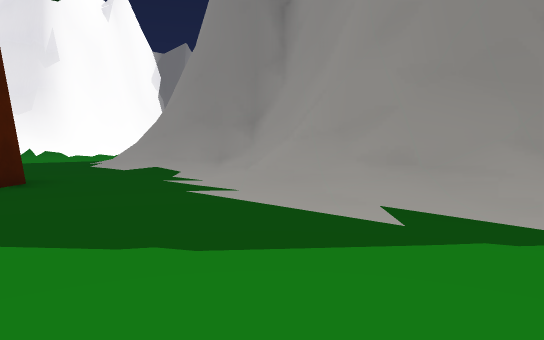
view 1 (above)

24 first-person views from a walk through a Unity game level. The camera is 1.2 m above the floor, tilts 4° down and sees 70° across. The floor is counted in squares, 2 m on a side. Each view is taken from the middle of a square. On the plan, view 1 faces up. The plan holds only what a view shows up to about 11 squares ahead; the rest is blank. The place goes on beyond the plan. The player character is not drawn.

view 2
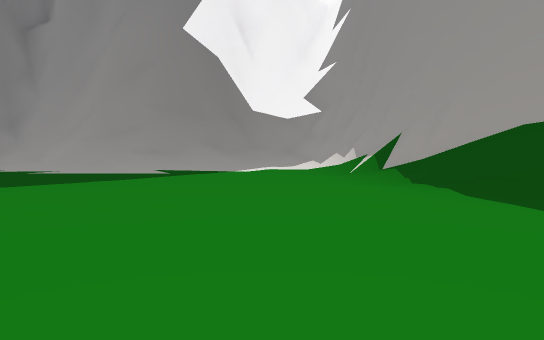

view 3
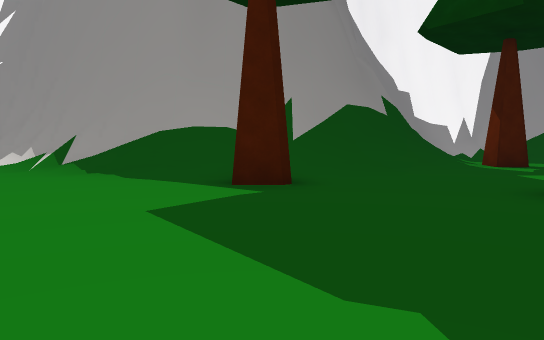

view 4
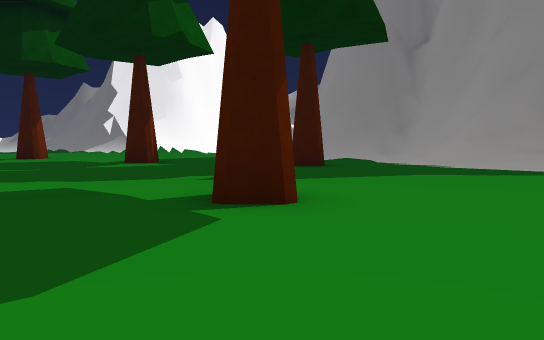

view 5
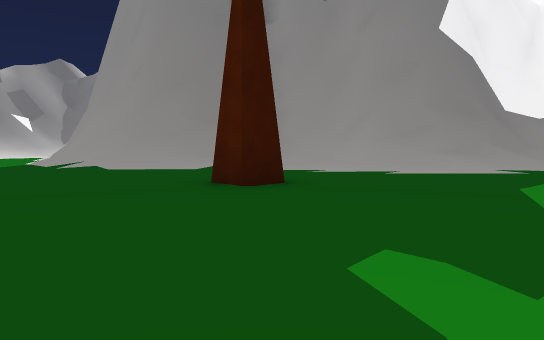

view 6
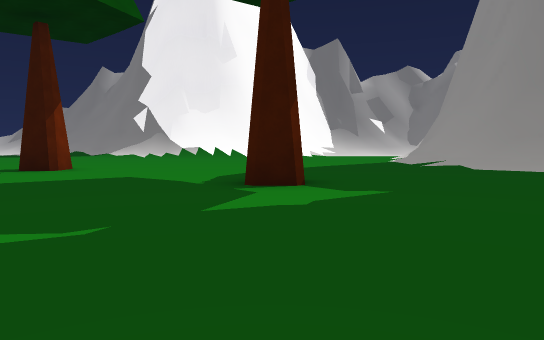

view 7
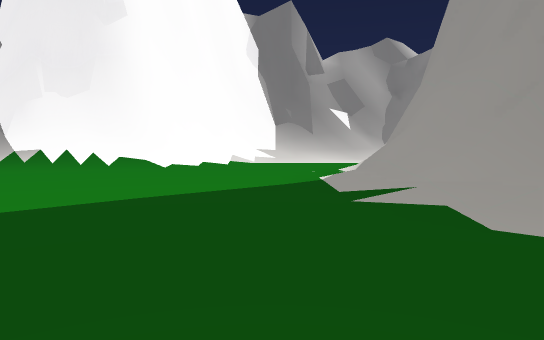

view 8
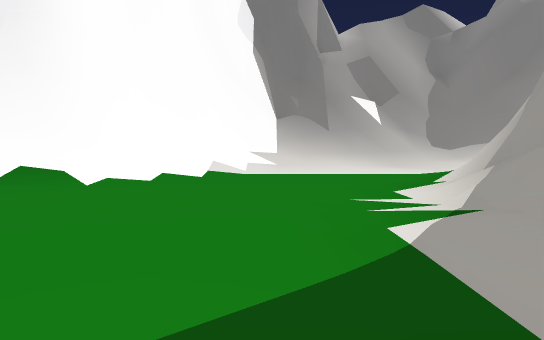

view 9
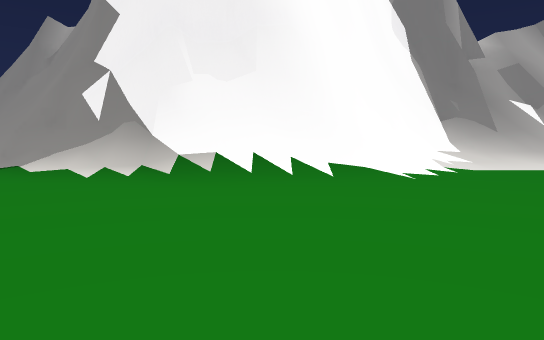

view 10
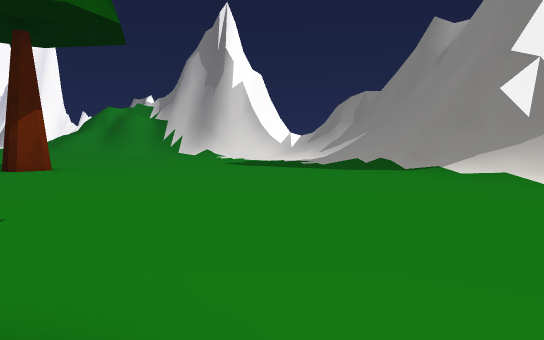

view 11
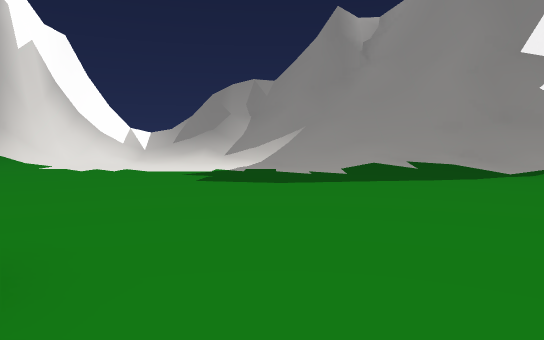

view 12
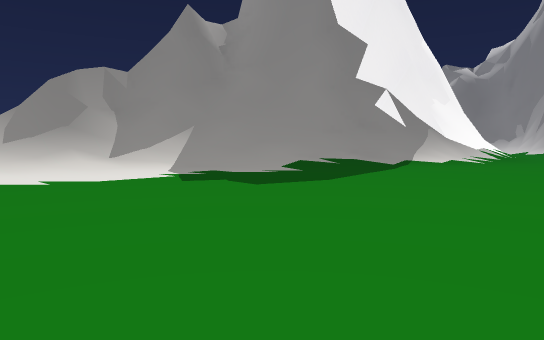

view 13
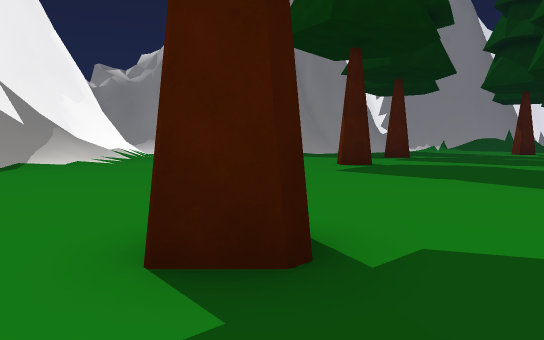

view 14
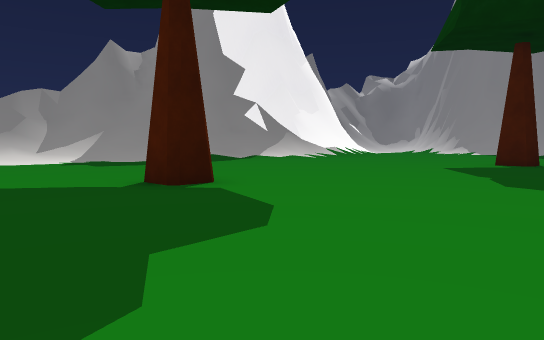

view 15
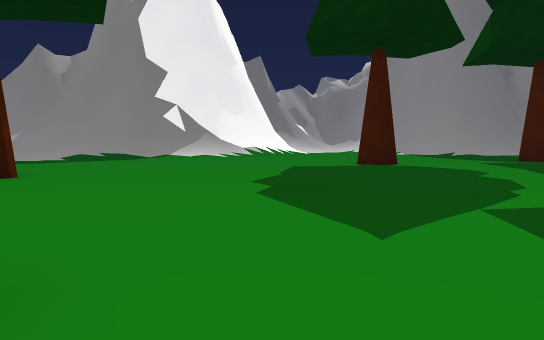

view 16
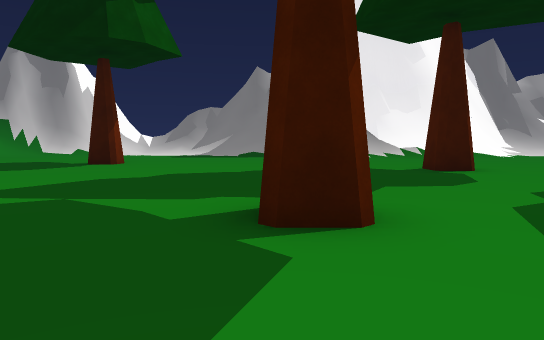

view 17
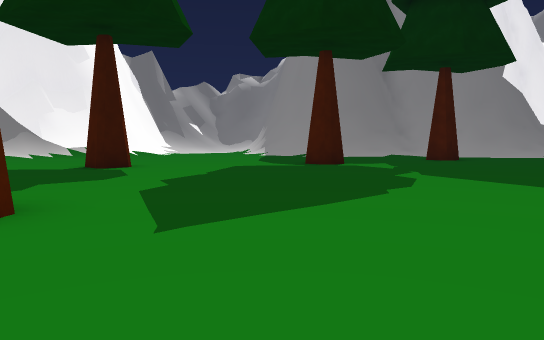

view 18
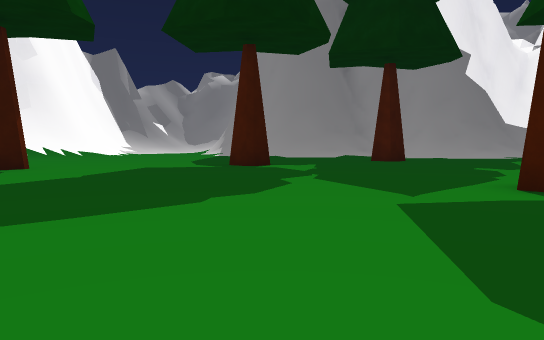

view 19
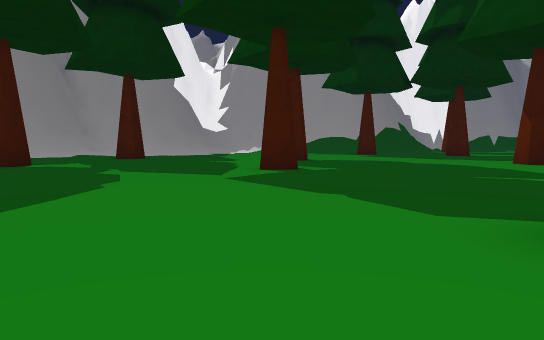

view 20
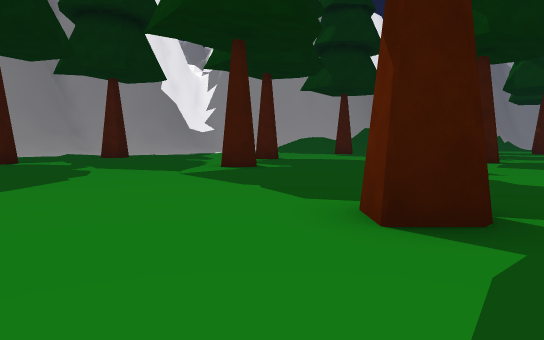

view 21
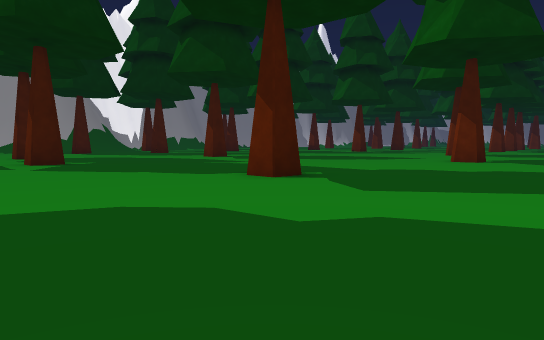

view 22
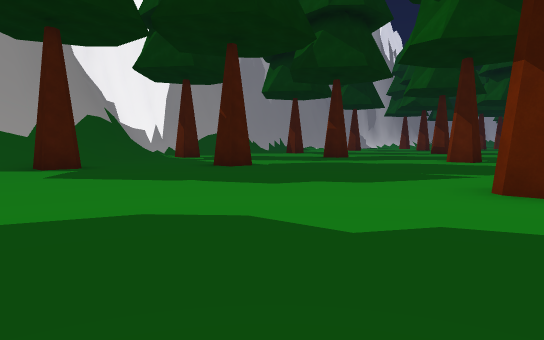

view 23
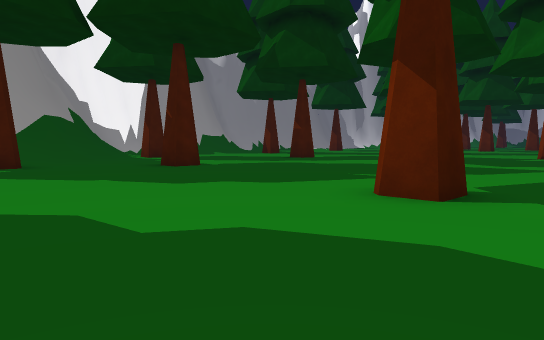

view 24
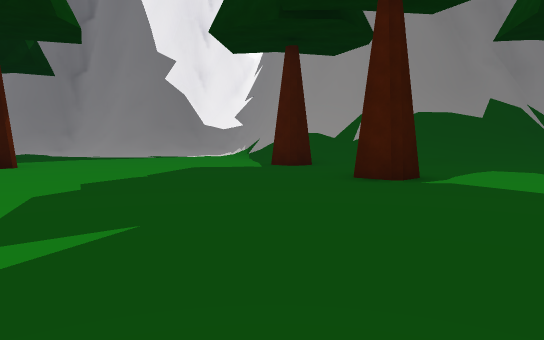

### Floor plan
Key: @ floor where view 1 was taken; # wall or solid block; . floor; / step, stairs or slope; = window, fence, low wall or low ledge.
Columns run from 26 left of view 1 to 6 right of it. Each row starts with its distance up from view 1.
 24   ####
 23   //=##
 22 //////###          #######
 21 /...///###        ##////###
 20 ......///##      ##///////#
 19 .......//####   ##//..../
 18 ........////######/..../
 17  ..........///////...../
 16 ..............//....../#
 15 ....................../#
 14 .....................//#
 13 .....................//#
 12  ..#.................//#
 11  ....................//##
 10 ............#.... ..../###
  9 ................. ....///##
  8 .......................///##
  7 .................#......./##
  6   .......................//##
  5   ......................../###
  4   ......#................../=###
  3     ........................//##
  2     ........................../#
  1     ........................../#
  0     ............#.........@../##
 -1      ................#.......##
 -2      ....#................../##
 -3      ......................./#
 -4      ......................./##
 -5      ......................#/##
 -6       ...... ...............//#
 -7       .....   .............../##
 -8       ....      .............//##
 -9       ...        ........#....//#
-10                  ..............//
-11                  ........... ..#
-12                   ......

Where each view was taken, in squares from view 1:
view 1: 0 up, 0 right, facing up
view 2: 4 down, 3 left, facing up-right
view 3: 5 down, 5 left, facing right
view 4: 5 down, 5 left, facing up
view 5: 1 up, 8 left, facing up-right
view 6: 1 up, 9 left, facing up
view 7: 7 up, 6 left, facing up
view 8: 11 up, 6 left, facing up
view 9: 10 up, 11 left, facing up
view 10: 10 up, 13 left, facing up-left
view 11: 11 up, 21 left, facing up
view 12: 13 up, 26 left, facing up-right
view 13: 12 up, 25 left, facing right
view 14: 7 up, 26 left, facing up-right
view 15: 4 up, 24 left, facing up-right
view 16: 1 up, 18 left, facing up
view 17: 0 up, 18 left, facing up-right
view 18: 1 down, 16 left, facing up-right
view 19: 0 up, 19 left, facing right
view 20: 1 down, 20 left, facing right
view 21: 3 up, 22 left, facing down-right
view 22: 2 down, 9 left, facing down-right
view 23: 3 down, 10 left, facing down-right
view 24: 12 down, 7 left, facing up-right
